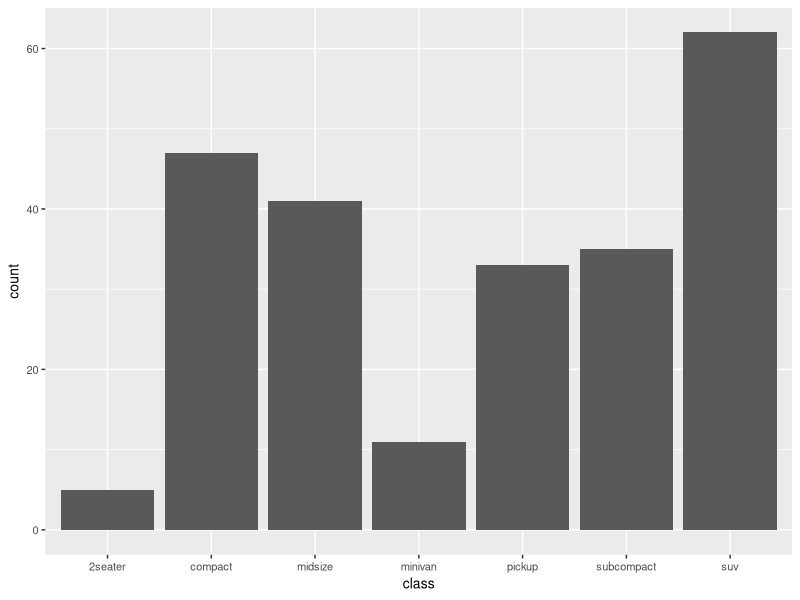

This chart was generated by the following R code: (Note: this script raises an error after producing the figure.)
# TI0111 - Data visualization examples
rm(list=ls())
getwd()

###
library(tidyverse)
?mpg 

ggplot(data = mpg) + 
  geom_bar(mapping = aes(x = class)) +
  theme(text = element_text(size=10))
ggsave('Figures/mpg_bar.pdf', device='pdf', width=4, height=4)

ggplot(data = mpg) + 
  geom_bar(mapping = aes(x = class, fill=class))+
  theme(text = element_text(size=8))
ggsave('Figures/mpg_bar_color.pdf', device='pdf', width=4, height=4)

ggplot(data = mpg) + 
  geom_bar(mapping = aes(x = class, fill = trans))+
  theme(text = element_text(size=8))
ggsave('Figures/mpg_bar2_color.pdf', device='pdf', width=4, height=4)
    
bar <- ggplot(data = mpg) + 
  geom_bar(
    mapping = aes(x = class, fill = class), 
    show.legend = FALSE,
    width = 1) + 
  theme(aspect.ratio = 1, text = element_text(size=8)) +
  labs(x = NULL, y = NULL)

bar + coord_polar()
ggsave('Figures/mpg_bar_polar.pdf', device='pdf', width=4, height=4)

bar + coord_flip()
ggsave('Figures/mpg_bar_flipped.pdf', device='pdf', width=4, height=4)

ggplot(data = mpg) +
  geom_histogram(mapping = aes(x = displ), binwidth = 0.5)
ggsave('Figures/mpg_hist_plain.pdf', device='pdf', width=4, height=4) 

ggplot(data = mpg) +
  geom_histogram(mapping = aes(x = displ, fill=class), binwidth = 0.5)+
  labs(x = 'Engine Displacement [litres]', y = NULL)
ggsave('Figures/mpg_hist_class.pdf', device='pdf', width=4, height=4)

ggplot(data = mpg, mapping = aes(x = class, y = hwy)) + 
  geom_boxplot()+
  theme(text = element_text(size=10))
ggsave('Figures/mpg_hist_boxes.pdf', device='pdf', width=4, height=4)

ggplot(data = mpg, mapping = aes(x = class, y = hwy)) + 
  geom_boxplot() +
  coord_flip()
ggsave('Figures/mpg_hist_boxes_flipped.pdf', device='pdf', width=4, height=4)

ggplot(data = mpg) + 
  stat_summary(
    mapping = aes(x = class, y = hwy),
    fun.min = min,
    fun.max = max,
    fun = median
  )
  
## Kernel density estimation - 
attach(mpg)
hist(displ, breaks=10)


displ_kde = density(displ)
plot(displ_kde, lwd=3)

displ_kde
displ_kde$x
displ_kde$y
  # x: location of grid point where density being evaluated
  # y: the density value corresponds to the point 'x'


## adjust smoothing bandwidth
displ_kde = density(displ, bw=1)
plot(displ_kde, lwd=3)

displ_kde = density(displ, bw=10)
plot(displ_kde, lwd=3)

### How smoothing bandwidth affects the density estimate.
h_seq = c(seq(from=0.5, to=2, by=0.1), seq(from=2.5,to=7.0,by=0.5),
          seq(from=7.2, to=9, by=0.2))
h_seq
for(h0 in h_seq){
  plot(density(displ, bw=h0), lwd=3, col='dodgerblue',
       main=paste('h =',h0), xlab='X')
  Sys.sleep(1)
}

## change the grid points
displ_kde = density(displ, from = 0, to=200, n=5000)
  # n: number of grid points
plot(displ_kde, lwd=3)


## different kernel
displ_kde = density(displ, kernel = 'rectangular')
plot(displ_kde, lwd=3)

displ_kde = density(displ, kernel='epanechnikov')
plot(displ_kde, lwd=3)


## effect of kernel
displ_kde1 = density(displ)
displ_kde2 = density(displ, kernel = 'rectangular')
displ_kde3 = density(displ, kernel='epanechnikov')

plot(displ_kde1, lwd=2, col='red')
lines(displ_kde2, lwd=2, col='black')
lines(displ_kde3, lwd=2, col='blue')
legend('topleft',c('Gaussian','Rectangular','Epanechnikov'),
       lwd=6, col=c('red','black','blue'))  
